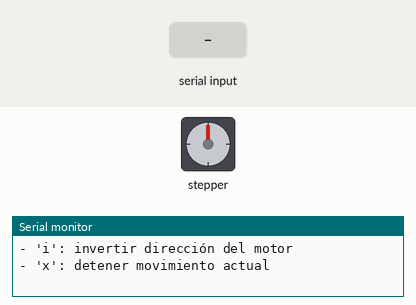
This sketch was run on a simulated Arduino Uno, built with avr-gcc and run on an emulated ATmega328P. Parts: stepper motor, the last lines printed to the serial monitor. Inputs (shaded band) come from the test bench. Stepper angles assume 200 steps per turn.

Above: at 1.5 s.
1.6 s: "200\n" received over Serial
At 1.75 s:
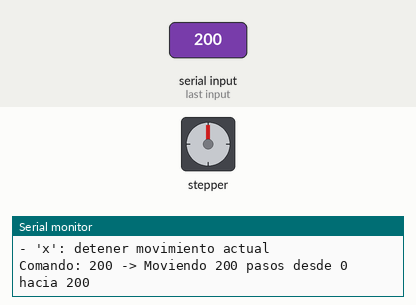
3.4 s: "90,45\n" received over Serial
At 4.7 s:
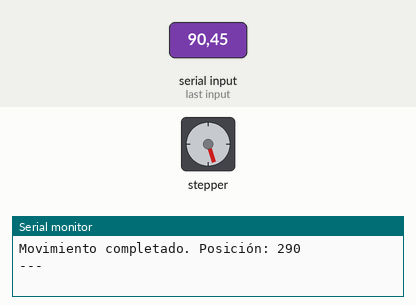
5.0 s: "h\n" received over Serial
At 5.36 s:
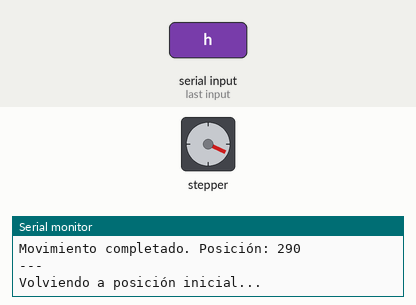
6.9 s: "30,150\n" received over Serial
At 7.9 s:
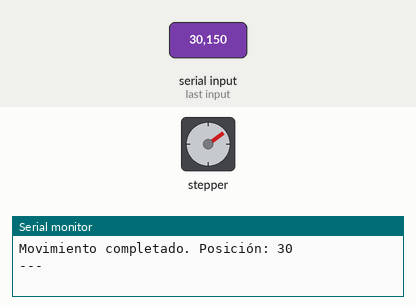
8.4 s: "5\n" received over Serial
At 9.0 s:
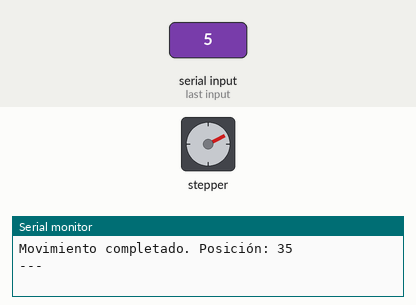
9.9 s: "90\n" received over Serial
At 11.0 s:
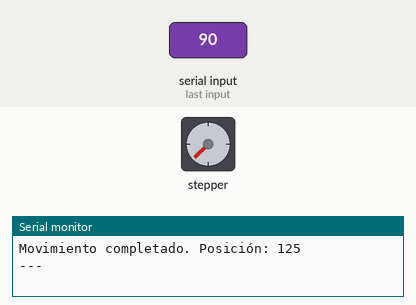
Timing chart, 0 to 12.5 s (numbered marks = the images above; inputs shaded):
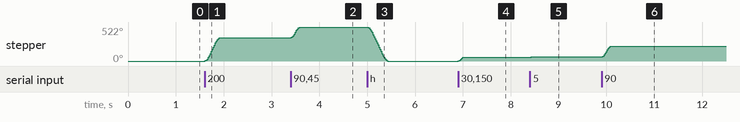

The sketch:

prueba.ino
```cpp
#include <AccelStepper.h>

// Pines del motor
#define STEP_PIN 2
#define DIR_PIN 3

// Configuración del driver
AccelStepper stepper(AccelStepper::DRIVER, STEP_PIN, DIR_PIN);

// Configuración de pasos
const int stepsPerRevolution = 200 *32;
bool invertDirection = false;
bool isMoving = false;  // Bandera para controlar si está en movimiento

void setup() {
    Serial.begin(9600);

    // Configurar velocidad y aceleración
    stepper.setMaxSpeed(1000);
    stepper.setAcceleration(10000);
    stepper.setCurrentPosition(0);

    Serial.println("=== Control de Motor Paso a Paso ===");
    Serial.println("Comandos disponibles:");
    Serial.println("- Numero positivo: mover en sentido horario (en pasos)");
    Serial.println("- Numero negativo: mover en sentido antihorario (en pasos)");
    Serial.println("- 'h': volver a posición inicial (home)");
    Serial.println("- 'p': mostrar posición actual");
    Serial.println("- 's[valor]': cambiar velocidad (ej: s200 para 200 pasos/seg)");
    Serial.println("- 'i': invertir dirección del motor");
    Serial.println("- 'x': detener movimiento actual");
    Serial.println();
}

void loop() {
    // Procesar comandos solo si NO está en movimiento
    if (Serial.available() > 0 && !isMoving) {
        String input = Serial.readStringUntil('\n');
        input.trim();

        if (input.length() > 0) {
            processCommand(input);
        }
    }

    // Ejecutar movimiento continuamente
    if (stepper.distanceToGo() != 0) {
        isMoving = true;
        stepper.run();
    } else {
        if (isMoving) {
            // El movimiento acaba de terminar
            Serial.print("Movimiento completado. Posición: ");
            Serial.println(stepper.currentPosition());
            Serial.println("---");
            isMoving = false;
        }
    }
}

void processCommand(String cmd) {
    char firstChar = cmd.charAt(0);

    // Comando para detener
    if (firstChar == 'x' || firstChar == 'X') {
        stepper.stop();
        stepper.setCurrentPosition(stepper.currentPosition());
        Serial.println("Motor detenido");
        isMoving = false;
    }
    // Comando para invertir dirección
    else if (firstChar == 'i' || firstChar == 'I') {
        invertDirection = !invertDirection;
        Serial.print("Dirección invertida: ");
        Serial.println(invertDirection ? "SÍ" : "NO");
    }
    // Comando para cambiar velocidad
    else if (firstChar == 's' || firstChar == 'S') {
        float newSpeed = cmd.substring(1).toFloat();
        if (newSpeed > 0) {
            stepper.setMaxSpeed(newSpeed);
            Serial.print("Velocidad actualizada a: ");
            Serial.print(newSpeed);
            Serial.println(" pasos/seg");
        }
    }
    // Comando para volver a home
    else if (firstChar == 'h' || firstChar == 'H') {
        Serial.println("Volviendo a posición inicial...");
        stepper.moveTo(0);
        isMoving = true;
    }
    // Comando para mostrar posición
    else if (firstChar == 'p' || firstChar == 'P') {
        Serial.print("Posición actual: ");
        Serial.print(stepper.currentPosition());
        Serial.print(" pasos, Objetivo: ");
        Serial.print(stepper.targetPosition());
        Serial.print(", Distancia: ");
        Serial.print(stepper.distanceToGo());
        Serial.print(", En movimiento: ");
        Serial.println(isMoving ? "SÍ" : "NO");
    }
    // Mover número específico de pasos
    else {
        long steps = cmd.toInt();
        if (steps != 0 || cmd == "0") {
            // Invertir si está activado
            if (invertDirection) {
                steps = -steps;
            }

            Serial.print("Comando: ");
            Serial.print(cmd);
            Serial.print(" -> Moviendo ");
            Serial.print(steps);
            Serial.print(" pasos desde ");
            Serial.print(stepper.currentPosition());
            Serial.print(" hacia ");
            Serial.println(stepper.currentPosition() + steps);

            stepper.move(steps);
            isMoving = true;
        } else {
            Serial.println("Comando no reconocido");
        }
    }
}
```

Measured:
- after the input at 1.6 s, stepper: turns 360° clockwise in 0.32 s, starting at once
- after the input at 3.4 s, stepper: turns 162° clockwise in 0.18 s, starting at once
- after the input at 5.0 s, stepper: turns 522° counter-clockwise in 0.42 s, starting at once
- after the input at 6.9 s, stepper: turns 54° clockwise, starting at once
- after the input at 9.9 s, stepper: turns 162° clockwise in 0.18 s, starting at once
